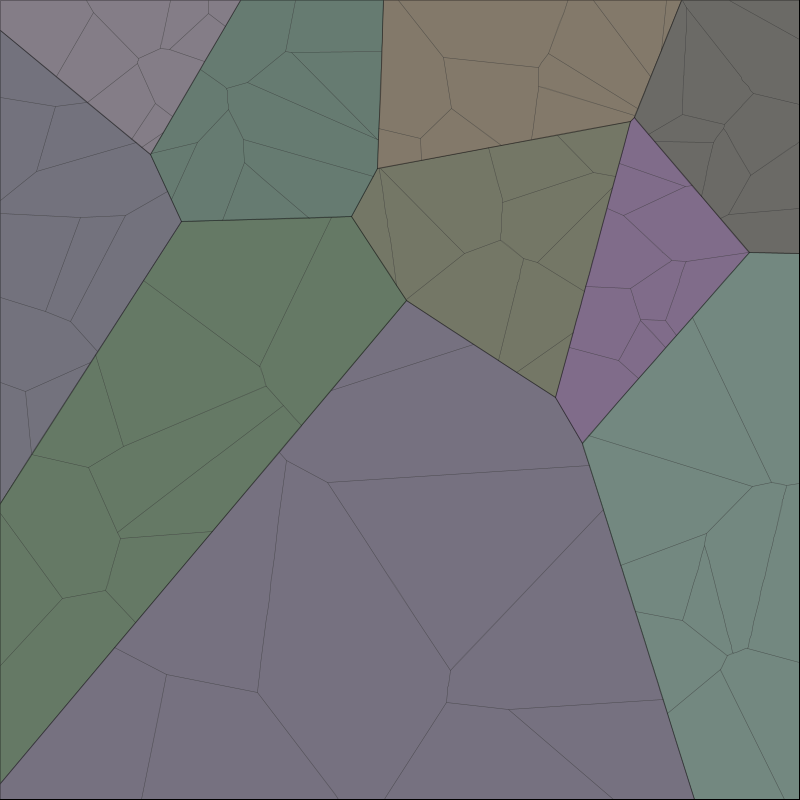
Frame 1 (no input)
Frame 60 (the mouse pressed at the canvas centre just before this capture): identical to frame 1, image omitted
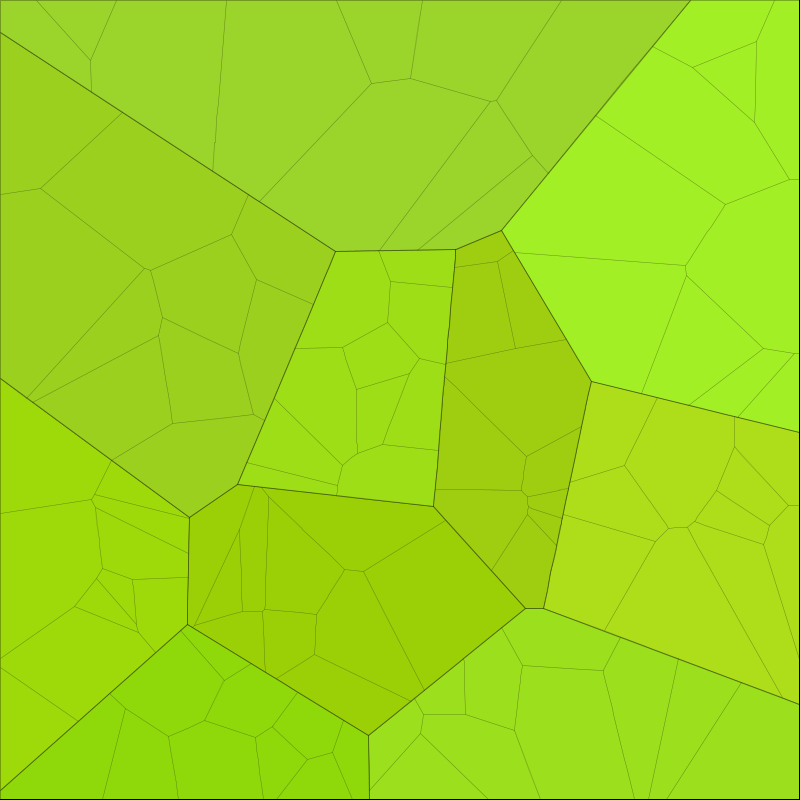
Frame 120 (the mouse held since frame 60 and released just before this capture)

The Processing sketch that drew these frames (run headless with seeded random() and noise(); from frame 60 on, the mouse is pressed at the canvas centre):

// Processing sketch: NotMineVoronoiFractal
// ── NotMineVoronoiFractal.pde
//http://www.wblut.com/constructs/voronoiFractal/voronoiFractal.pde
int NUMPOINTS;
int MAXORDER;
ArrayList voronoiGraphs;
ArrayList borders;
boolean DRAWING;

void setup(){
  size(800,800);
  background(255);
  smooth();
  NUMPOINTS=10;
  MAXORDER=1;
  generateBorders();
  voronoiGraphs=new ArrayList();
  Voronoi mainVoronoi=new Voronoi(NUMPOINTS,borders,0,color(120,120,120));
  VoronoiGraph mainGraph = new VoronoiGraph(mainVoronoi,MAXORDER);
  voronoiGraphs.add(mainGraph);
  divide(mainGraph);
  DRAWING=true;

}

void draw(){
  if(DRAWING){
    background(0);
    Iterator graphItr = voronoiGraphs.iterator();
    while(graphItr.hasNext()){
      ((VoronoiGraph)graphItr.next()).drawFill();
    }
    graphItr = voronoiGraphs.iterator();
    while(graphItr.hasNext()){
      ((VoronoiGraph)graphItr.next()).drawStroke();
    }
  }
  DRAWING=false;
}


void generateBorders(){
  borders = new ArrayList();

  ArrayList borderPoints = new ArrayList();
Segment2D border=new Segment2D();
 /* float a = TWO_PI/128.0f;
  for(int i=0;i<128;i++){
    Point2D borderPoint = new Point2D(width/2+width/2*cos(a*i),height/2+height/2*sin(a*i));
    borderPoints.add(borderPoint);
  }
  

  for(int i=0;i<128;i++){
    int nexti=(i==127)?0:i+1; 
    border=new Segment2D((Point2D)borderPoints.get(i),(Point2D)borderPoints.get(nexti),i);
    borders.add(border);
  }*/

  border=new Segment2D(0,0,width-1,0,0);
   borders.add(border);
   border=new Segment2D(0,height-1,0,0,1);
   borders.add(border);
   border=new Segment2D(width-1,0,width-1,height-1,2);
   borders.add(border);
   border=new Segment2D(width-1,height-1,0,height-1,3);
   borders.add(border);
}

void generateBorders(ArrayList periphery){
  borders = new ArrayList();
  for(int i=0;i<periphery.size();i++){
    Point2D pointi =(Point2D)periphery.get(i);
    int nexti=i+1;
    if(nexti>periphery.size()-1)nexti=0;
    Point2D pointj=(Point2D)periphery.get(nexti);    
    borders.add(new Segment2D(pointi,pointj));
  }
}

void divide(final VoronoiGraph voronoiGraph){
  if((voronoiGraph.order<MAXORDER)){
    Iterator polygonItr = voronoiGraph.polygons.iterator();
    while(polygonItr.hasNext()){
      Polygon currentPolygon= (Polygon) polygonItr.next();
      generateBorders(currentPolygon.points);
      Voronoi divVoronoi=new Voronoi(NUMPOINTS,borders,voronoiGraph.order+1, color(red(voronoiGraph.fillColor)+random(-20,20),green(voronoiGraph.fillColor)+random(-20,20),blue(voronoiGraph.fillColor)+random(-20,20)));
      VoronoiGraph divGraph = new VoronoiGraph(divVoronoi,MAXORDER);
      voronoiGraphs.add(divGraph);
      divide(divGraph);
    }
  }
}

void mousePressed(){
  generateBorders();
  voronoiGraphs=new ArrayList();
  colorMode(HSB,100,255,255);
  Voronoi mainVoronoi=new Voronoi(NUMPOINTS,borders,0,color(random(100),225,225));
  colorMode(RGB,255);
  VoronoiGraph mainGraph = new VoronoiGraph(mainVoronoi,MAXORDER);
  voronoiGraphs.add(mainGraph);
  divide(mainGraph);
  DRAWING=true;

}

void keyPressed(){
  save("voronoiFractal.jpg");
}
// ── Classes.pde
//http://www.wblut.com/constructs/voronoiFractal/classes.pde
class Point2D{
  float x,y;
  int onBorder;
  Point2D(){
    x=y=0.0f;
    onBorder=-1;
  }
  Point2D(final float x, final float y){
    this.x=x;
    this.y=y;
    onBorder=-1;
  }
  Point2D(final float x, final float y, final int id){
    this.x=x;
    this.y=y;
    onBorder=id;
  }
  Point2D(final Point2D p){
    x=p.x;
    y=p.y;
    onBorder=p.onBorder;
  }

  boolean equals(final Point2D point){
    return((point.x==x)&&(point.y==y));
  }

  boolean equals(final Point2D point, float threshold){
    return((point.x<x+threshold)&&(point.x>x-threshold)&&(point.y<y+threshold)&&(point.y>y-threshold));
  }

  void draw(){
    ellipse(x,y,4,4);
  }


}

class SegmentPoint2D extends Point2D{
  ArrayList belongsToSegment;

  SegmentPoint2D(){
    super();
    belongsToSegment = new ArrayList();

  }
  SegmentPoint2D(final float x, final float y){
    super(x,y);
    belongsToSegment = new ArrayList();
  }
  SegmentPoint2D(final float x, final float y, final int id){
    super(x,y,id);
    belongsToSegment = new ArrayList();
  }
  SegmentPoint2D(final Point2D p){
    super(p);
    belongsToSegment = new ArrayList();
  }

  void add(final Segment2D segment){
    belongsToSegment.add(segment);
  }
  
  Point2D convertToPoint2D(){
     return new Point2D(x,y,onBorder);   
    }
}

class PeripheryPoint2D extends Point2D{
  float angle;
  Point2D centerPoint;
  PeripheryPoint2D(final Point2D point, final Point2D centerPoint){
    super(point);
    this.centerPoint=new Point2D(centerPoint);
    angle=atan2(point.y-centerPoint.y,point.x-centerPoint.x);
  }
  PeripheryPoint2D(final PeripheryPoint2D point){
    super(point);
    centerPoint=new Point2D(point.centerPoint);
    angle=point.angle;
  }
  Point2D convertToPoint2D(){
    return new Point2D(x,y,onBorder);
  }
}

class Segment2D{
  Point2D start;
  Point2D end;
  ArrayList points;
  Segment2D bisector=null;


  Segment2D(){
    start = new Point2D(0.0f,0.0f);
    end = new Point2D(0.0f,0.0f);
    points=new ArrayList();
    points.add(start);
    points.add(end);
  }

  Segment2D(final float startx,final  float starty,final  float endx,final  float endy){
    start = new Point2D(startx,starty);
    end = new Point2D(endx,endy);
    points=new ArrayList();
    points.add(start);
    points.add(end);
  }

  Segment2D(final float startx,final  float starty,final  float endx,final  float endy, int id){
    start = new Point2D(startx,starty);
    end = new Point2D(endx,endy);
    start.onBorder=id;
    end.onBorder=id;
    points=new ArrayList();
    points.add(start);
    points.add(end);
  }

  Segment2D(final Point2D start,final  Point2D end){
    this.start = new Point2D(start);
    this.end = new Point2D(end);
    points=new ArrayList();
    points.add(start);
    points.add(end);
  }

  Segment2D(final Point2D start,final  Point2D end, int id){
    this.start = new Point2D(start);
    this.end = new Point2D(end);
    this.start.onBorder=id;
    this.end.onBorder=id;
    points=new ArrayList();
    points.add(start);
    points.add(end);
  }

  Segment2D(final Segment2D segment){
    start = new Point2D(segment.start);
    end = new Point2D(segment.end);
    points=new ArrayList();
    points.add(start);
    points.add(end);
  }

  void add(Point2D point){
    Iterator itr = points.iterator();
    boolean unique=true;
    while (itr.hasNext()) {
      if (point.equals((Point2D)itr.next(),0.1f)){
        unique=false;
        break;
      }

    }
    if (unique) points.add(point);
  }

  Point2D get(final int i){
    return (Point2D)points.get(i);
  }

  void draw(){
    line(start.x,start.y,end.x,end.y);
  }

}

class Cell{
  Point2D centerPoint;
  ArrayList periphery;

  Cell(final Point2D point){
    centerPoint=new Point2D(point);
    periphery = new ArrayList();
  }

  void update(){
    clean();
    sort();
    removeCollinearPoints();   
  }

  void clean(){
    ArrayList cleanedPeriphery = new ArrayList();
    for(int i=0;i<periphery.size();i++){
     Point2D pointi=(Point2D)periphery.get(i);
      boolean unique=true;
      for(int j=i+1;j<periphery.size();j++){
        Point2D pointj=(Point2D)periphery.get(j);
        if (pointi.equals(pointj,0.1f)){
          unique=false;
          break;
        }
      }
      if(unique) cleanedPeriphery.add(pointi);
    }
    periphery.clear();
    periphery.addAll(cleanedPeriphery);
  }

  void sort(){
    for (int i = periphery.size(); --i >= 0; ) {
      for (int j = 0; j < i; j++) {
        PeripheryPoint2D pointj = new PeripheryPoint2D((Point2D)periphery.get(j),centerPoint);        
        PeripheryPoint2D pointjj = new PeripheryPoint2D((Point2D)periphery.get(j+1),centerPoint); 
        if (pointj.angle > pointjj.angle) {
          PeripheryPoint2D temp = new PeripheryPoint2D(pointj);
          periphery.set(j,pointjj.convertToPoint2D());
          periphery.set(j+1,temp.convertToPoint2D());
        }
      }
    }
  }

  void removeCollinearPoints(){
    ArrayList simplePeriphery = new ArrayList();
    for(int i=0;i<periphery.size();i++){
      Point2D pointi=(Point2D)periphery.get(i);
      int j = i-1;
      if(j<0) j=periphery.size()-1;
      Point2D pointj=(Point2D)periphery.get(j);
      int k = i+1;
      if(k==periphery.size()) k=0;
      Point2D pointk=(Point2D)periphery.get(k);
      if (!colinear(pointi,pointj,pointk,0.01f)){
        simplePeriphery.add(pointi);
      }
    }
    periphery.clear();
    periphery.addAll(simplePeriphery);
  }
}
float dist(Point2D point1,Point2D point2){
  return abs(point1.x-point2.x)+abs(point1.y-point2.y);
  //return dist(point1.x, point1.y,point2.x,point2.y);
}

Point2D segmentIntersectionWithSegment(final Segment2D segment1, final Segment2D segment2){
  Point2D result=null;
  float denominator = (segment2.end.y-segment2.start.y)*(segment1.end.x-segment1.start.x)-(segment2.end.x-segment2.start.x)*(segment1.end.y-segment1.start.y);
  if (denominator==0.0f) return result;
  float ua=((segment2.end.x-segment2.start.x)*(segment1.start.y-segment2.start.y)-(segment2.end.y-segment2.start.y)*(segment1.start.x-segment2.start.x))/denominator;
  float ub=((segment1.end.x-segment1.start.x)*(segment1.start.y-segment2.start.y)-(segment1.end.y-segment1.start.y)*(segment1.start.x-segment2.start.x))/denominator;
  if((ua>1.0f)||(ua<0.0f)||(ub>1.0f)||(ub<0.0f)) return result;
  result=new Point2D(segment1.start.x+ua*(segment1.end.x-segment1.start.x),segment1.start.y+ua*(segment1.end.y-segment1.start.y));
  return result;
}

Point2D segmentIntersectionWithLine(final Segment2D segment1, final Segment2D segment2){
  Point2D result=null;
  float denominator = (segment2.end.y-segment2.start.y)*(segment1.end.x-segment1.start.x)-(segment2.end.x-segment2.start.x)*(segment1.end.y-segment1.start.y);
  if (denominator==0.0f) return result;
  float ua=((segment2.end.x-segment2.start.x)*(segment1.start.y-segment2.start.y)-(segment2.end.y-segment2.start.y)*(segment1.start.x-segment2.start.x))/denominator;
  if((ua>1.0f)||(ua<0.0f)) return result;
  result=new Point2D(segment1.start.x+ua*(segment1.end.x-segment1.start.x),segment1.start.y+ua*(segment1.end.y-segment1.start.y));
  return result;
}

boolean colinear(final Point2D point1,final Point2D point2,final Point2D point3,final float threshold){
  if((point1.x==point2.x)||(point2.x==point3.x)) return(point3.x==point1.x);
  float a1=(point1.y-point2.y)/(point1.x-point2.x);
  float a2=(point2.y-point3.y)/(point2.x-point3.x);
  float b1=(point2.y*point1.x-point1.y*point2.x)/(point1.x-point2.x);
  float b2=(point3.y*point2.x-point2.y*point3.x)/(point2.x-point3.x);
  Point2D testPoint1 = new Point2D(a1,b1);
  Point2D testPoint2 = new Point2D(a2,b2);
  return testPoint1.equals(testPoint2, threshold);


}
// ── Voronoi.pde
//http://www.wblut.com/constructs/voronoiFractal/Voronoi.pde
class Voronoi{

  int NUMPOINTS;
  int order;
  ArrayList initialPoints;
  ArrayList initialSegments;
  ArrayList bisectors;
  ArrayList borders;
  ArrayList bisectorIntersections;
  ArrayList cells;
  color fillColor;


  Voronoi(final int n, final ArrayList borders, final int o, final color c){
    order=o;
    NUMPOINTS=n;
    initializeLists();
    this.borders.addAll(borders);
    generateInitialPoints();
    generateInitialSegments();
    generateBisectors(); 
    generateBisectorIntersections();
    generateVoronoiSegments();
    fillColor=c;

  }



  Segment2D extendToBorder(final Segment2D segment, final ArrayList borders){
    Point2D startPoint = null ;
    Iterator itr = borders.iterator();
    int border=-1;
    Segment2D currentBorder=new Segment2D();
    while ((itr.hasNext( ))&&(startPoint == null)){
      currentBorder=(Segment2D)itr.next();
      startPoint = segmentIntersectionWithLine(currentBorder,segment);
      border++;
    }
    if(startPoint != null){
      startPoint.onBorder=border;
      currentBorder.add(startPoint);
      }
    Point2D endPoint = null ;
    while ((itr.hasNext( ))&&(endPoint == null)){
      currentBorder=(Segment2D)itr.next();
      endPoint = segmentIntersectionWithLine(currentBorder,segment);
      border++;
    }
    if(endPoint != null){
      endPoint.onBorder=border;
      currentBorder.add(endPoint);
  
      }

    if((startPoint != null)&&(endPoint != null)) return new Segment2D(startPoint,endPoint);
    return new Segment2D(segment);
  }

  void initializeLists(){
    initialPoints = new ArrayList();
    initialSegments = new ArrayList();
    bisectors = new ArrayList();
    borders = new ArrayList();
    bisectorIntersections = new ArrayList();
    cells = new ArrayList();

  }

  void generateInitialPoints(){
    float minx,maxx,miny,maxy;
    minx=miny=20000000;
    maxx=maxy=-1;
    Iterator borderItr = borders.iterator();
    while(borderItr.hasNext()){
      Segment2D currentBorder =(Segment2D) borderItr.next();
      minx=min(minx,currentBorder.start.x);
      minx=min(minx,currentBorder.end.x);
      miny=min(miny,currentBorder.start.y);
      miny=min(miny,currentBorder.end.y);    
      maxx=max(maxx,currentBorder.start.x);
      maxx=max(maxx,currentBorder.end.x);
      maxy=max(maxy,currentBorder.start.y);
      maxy=max(maxy,currentBorder.end.y); 

    }

    for(int i=0;i<NUMPOINTS;i++){
      SegmentPoint2D trialPoint=new SegmentPoint2D(random(minx,maxx), random(miny,maxy));
      while(!inside(trialPoint)){
        trialPoint=new  SegmentPoint2D(random(minx,maxx), random(miny,maxy));
      }
      initialPoints.add(trialPoint);
    }
  }

  boolean inside(final Point2D point){
    boolean result=false;
    Segment2D testSegment = new Segment2D(point.x,point.y,width+1,point.y);
    int numIntersections=0;
    Iterator borderItr = borders.iterator();
    while(borderItr.hasNext()){
      Segment2D currentBorder =(Segment2D) borderItr.next();
      if(segmentIntersectionWithSegment(testSegment,currentBorder)!=null) numIntersections++;

    }
    if((numIntersections%2==1))  result=true;
    numIntersections=0;
    testSegment = new Segment2D(point.x,point.y,point.x,height+1);
    borderItr = borders.iterator();
    while(borderItr.hasNext()){
      Segment2D currentBorder =(Segment2D) borderItr.next();
      if(segmentIntersectionWithSegment(testSegment,currentBorder)!=null) numIntersections++;

    }
    if((numIntersections%2==1))  result=true;
    return result;

  }

  void generateInitialSegments(){
    for(int i=0;i<NUMPOINTS;i++){
      SegmentPoint2D pointi=(SegmentPoint2D)initialPoints.get(i);
      for(int j=i+1;j<NUMPOINTS;j++){
         SegmentPoint2D pointj=(SegmentPoint2D)initialPoints.get(j);
        Segment2D segmentij = new Segment2D(pointi.convertToPoint2D(),pointj.convertToPoint2D());
        initialSegments.add(segmentij);
        pointi.add(segmentij);
        pointj.add(segmentij);
      }
    }  
  }


  void generateBisectors(){ 
    Iterator itr = initialSegments.iterator();
    while (itr.hasNext( )) {
      Segment2D currentSegment=(Segment2D)itr.next();
      Point2D midPoint = new Point2D(0.5f*currentSegment.start.x+0.5f*currentSegment.end.x, 0.5f*currentSegment.start.y+0.5f*currentSegment.end.y);
      Point2D relPoint =new Point2D(currentSegment.start.y-currentSegment.end.y, currentSegment.end.x-currentSegment.start.x);
      Point2D startPoint=new Point2D(midPoint.x-relPoint.x,midPoint.y-relPoint.y);
      Point2D endPoint=new Point2D(midPoint.x+relPoint.x,midPoint.y+relPoint.y);
      Segment2D bisector = new Segment2D(extendToBorder(new Segment2D(startPoint,endPoint), borders));
      bisectors.add(bisector);
      currentSegment.bisector = bisector;
    } 
  }  

  void  generateBisectorIntersections(){
    for(int i=0;i<bisectors.size();i++){
      Segment2D bisectori = (Segment2D)bisectors.get(i);
      for(int j=i+1;j<bisectors.size();j++){
        Segment2D bisectorj = (Segment2D)bisectors.get(j);
        Point2D result = segmentIntersectionWithSegment(bisectori, bisectorj);
        if (result!=null) {
          bisectorIntersections.add(result);
          bisectori.points.add(result);
          bisectorj.points.add(result);
        }
      }
    }
  }

  void  generateVoronoiSegments(){
    Iterator centerPointItr = initialPoints.iterator();
    while(centerPointItr.hasNext()){
      SegmentPoint2D currentCenterPoint = (SegmentPoint2D)centerPointItr.next();
      ArrayList periphery = new ArrayList();      
      Iterator segmentItr = currentCenterPoint.belongsToSegment.iterator();  
      while(segmentItr.hasNext()){
        Segment2D currentSegment = (Segment2D)segmentItr.next();
        Segment2D currentBisector = currentSegment.bisector;
        Iterator sweepPointItr = currentBisector.points.iterator();
        while(sweepPointItr.hasNext()){
          Point2D currentSweepPoint = (Point2D)sweepPointItr.next();
          Segment2D currentSweepRay = new Segment2D(currentCenterPoint,currentSweepPoint);
          Iterator sweepSegmentItr = currentCenterPoint.belongsToSegment.iterator();
          boolean intersect = false;
          while(sweepSegmentItr.hasNext()){
            Segment2D currentSweepSegment =(Segment2D)sweepSegmentItr.next();
            Segment2D currentSweepBisector=currentSweepSegment.bisector;
            Point2D sweepIntersection = segmentIntersectionWithSegment(currentSweepRay, currentSweepBisector);
            if ((sweepIntersection!=null)&&(!sweepIntersection.equals(currentSweepPoint,0.1f))){
              intersect = true;
              break;
            }
          }
          if(!intersect){
            Point2D peripheryPoint = new Point2D(currentSweepPoint);
            periphery.add(peripheryPoint);
          }
        }
      }
      
      segmentItr = borders.iterator();      
      while(segmentItr.hasNext()){
        Segment2D currentSegment = (Segment2D)segmentItr.next();
        Iterator sweepPointItr = currentSegment.points.iterator();
        while(sweepPointItr.hasNext()){
          Point2D currentSweepPoint = (Point2D)sweepPointItr.next();
          Segment2D currentSweepRay = new Segment2D(currentCenterPoint,currentSweepPoint);
          Iterator sweepSegmentItr = currentCenterPoint.belongsToSegment.iterator();
          boolean intersect = false;
          while(sweepSegmentItr.hasNext()){
            Segment2D currentSweepSegment =(Segment2D)sweepSegmentItr.next();
            Segment2D currentSweepBisector=currentSweepSegment.bisector;
            Point2D sweepIntersection = segmentIntersectionWithSegment(currentSweepRay, currentSweepBisector);
            if ((sweepIntersection!=null)&&(!sweepIntersection.equals(currentSweepPoint,0.1f))){
              intersect = true;
              break;
            }
          }
          if(!intersect){
            Point2D peripheryPoint = new Point2D(currentSweepPoint);
            periphery.add(peripheryPoint);

          }
        }
      }            
      Cell cell = new Cell(currentCenterPoint.convertToPoint2D());
      cell.periphery.addAll(periphery);
      cell.update();
      cells.add(cell);
    }
  }

}
// ── VoronoiGraph.pde
//http://www.wblut.com/constructs/voronoiFractal/VoronoiGraph.pde
import java.util.Iterator;
class VoronoiGraph{
  ArrayList polygons;
  int order;
  int MAXORDER;
  color fillColor;
  color strokeColor;
  

  VoronoiGraph(Voronoi voronoi, int MAXORDER){
    polygons=new ArrayList();
    Polygon currentPolygon;
    order = voronoi.order;
    fillColor=voronoi.fillColor;
    strokeColor=color(0,50);
    this.MAXORDER=MAXORDER;
    Iterator cellItr = voronoi.cells.iterator();
    while(cellItr.hasNext()){
      Cell currentCell = (Cell)cellItr.next();
      currentPolygon=new Polygon(currentCell.periphery,strokeColor,0.5f*(MAXORDER-order+1),fillColor);
      polygons.add(currentPolygon);
    }
  }

  void draw(){
    Iterator polygonItr = polygons.iterator();
    while(polygonItr.hasNext()){
      ((Polygon)polygonItr.next()).draw();   
      }       
    }
    
   void drawFill(){
    Iterator polygonItr = polygons.iterator();
    while(polygonItr.hasNext()){
      ((Polygon)polygonItr.next()).drawFill();   
      }       
    }
    
     void drawStroke(){
    Iterator polygonItr = polygons.iterator();
    while(polygonItr.hasNext()){
      ((Polygon)polygonItr.next()).drawStroke();   
      }       
    }
    
     void drawPoints(){
    Iterator polygonItr = polygons.iterator();
    while(polygonItr.hasNext()){
      ((Polygon)polygonItr.next()).drawPoints();   
      }       
    }



}

class Polygon{
  ArrayList points;
  color strokeColor;
  color fillColor;
  float strokeWeight;

  Polygon(){
    points=new ArrayList();
    strokeColor=color(0);
    fillColor=color(0);
    strokeWeight=1.0f;
  }

  Polygon(final ArrayList points,final color strokeColor, final float strokeWeight, final color fillColor){
    this.points=new ArrayList();
    this.points.addAll(points);
    this.strokeColor=strokeColor;
    this.fillColor=fillColor;
    this.strokeWeight=strokeWeight;
  }

  void drawStroke(){
    noFill();
    stroke(strokeColor);
    strokeWeight(strokeWeight);
    beginShape();  
    Iterator itr = points.iterator();
    while(itr.hasNext()){
      Point2D currentPoint= (Point2D)itr.next();
      vertex(currentPoint.x,currentPoint.y);
    }
    if (points.size()>0)vertex(((Point2D)points.get(0)).x,((Point2D)points.get(0)).y);
    endShape();
  }
  void drawFill(){
    noStroke();
    fill(fillColor);
    beginShape();  
    Iterator itr = points.iterator();
    while(itr.hasNext()){
      Point2D currentPoint= (Point2D)itr.next();
      vertex(currentPoint.x,currentPoint.y);
    }
    if (points.size()>0)vertex(((Point2D)points.get(0)).x,((Point2D)points.get(0)).y);
    endShape();
  }

  void draw(){
    fill(fillColor);
    stroke(strokeColor);
    strokeWeight(strokeWeight);
    beginShape();  
    Iterator itr = points.iterator();
    while(itr.hasNext()){
      Point2D currentPoint= (Point2D)itr.next();
      vertex(currentPoint.x,currentPoint.y);
    }
    if (points.size()>0)vertex(((Point2D)points.get(0)).x,((Point2D)points.get(0)).y);
    endShape();
  }

  void drawPoints(){
    fill(fillColor);
    stroke(strokeColor);
    strokeWeight(1.0f);
    Iterator itr = points.iterator();
    while (itr.hasNext()) {
      Point2D currentPoint =(Point2D)itr.next();
      currentPoint.draw();
    }  

  }




}
